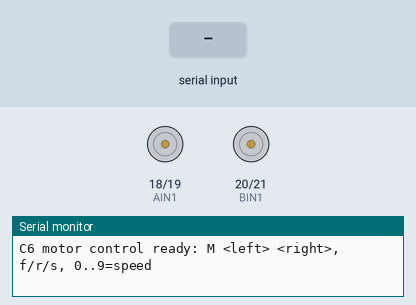
Recording of a sketch running on a simulated ESP32. On the bench: motor-driver pin pairs drawn as motors (green arrow = first pin HIGH = forward, orange = second pin HIGH = backward, longer = more drive, scaled by the enable pin), the last lines printed to the serial monitor. The inputs (shaded band) are chosen by the test bench.

Above: at 1.2 s.
1.3 s: "R\n" received over Serial
At 1.9 s:
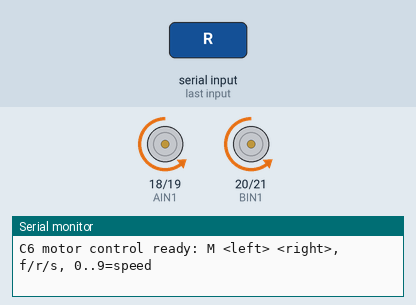
3.6 s: "f90\n" received over Serial
At 4.1 s:
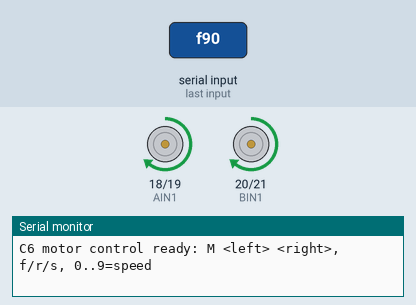
5.9 s: "90,45\n" received over Serial
7.4 s: "f,45\n" received over Serial
At 8.0 s:
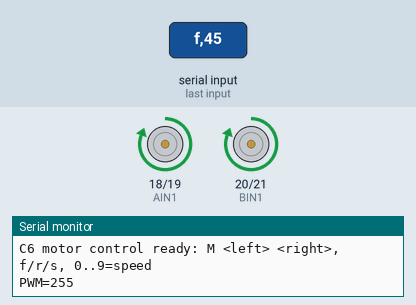
9.7 s: "r90\n" received over Serial
At 10.0 s:
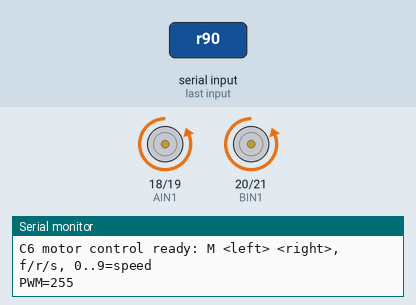
Timing chart, 0 to 12.7 s (numbered marks = the images above; inputs shaded):
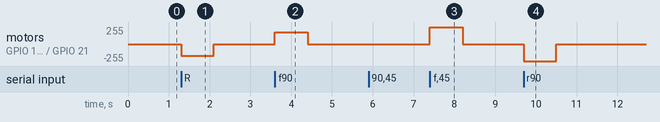

The sketch:

c6_motor_test.ino
```cpp
// Minimal ESP32-C6/TB6612 two-channel bench test.
// The driver VM supply remains external; this sketch only drives logic pins.
constexpr int PWMA = 23;
constexpr int AIN1 = 18;
constexpr int AIN2 = 19;
constexpr int PWMB = 22;
constexpr int BIN1 = 20;
constexpr int BIN2 = 21;
constexpr uint32_t PWM_FREQUENCY_HZ = 20000;
constexpr uint8_t PWM_RESOLUTION_BITS = 10;
constexpr uint8_t PWM_CHANNEL_A = 0;
constexpr uint8_t PWM_CHANNEL_B = 1;
int pwmDuty = 180; // ~70%; adjustable with keys 0..9
unsigned long lastMotionCommand = 0;
constexpr unsigned long COMMAND_TIMEOUT_MS = 800;

int clampPercent(int value) {
  return value < -100 ? -100 : (value > 100 ? 100 : value);
}

void setupPwm() {
#if defined(ESP_ARDUINO_VERSION_MAJOR) && ESP_ARDUINO_VERSION_MAJOR >= 3
  ledcAttach(PWMA, PWM_FREQUENCY_HZ, PWM_RESOLUTION_BITS);
  ledcAttach(PWMB, PWM_FREQUENCY_HZ, PWM_RESOLUTION_BITS);
#else
  ledcSetup(PWM_CHANNEL_A, PWM_FREQUENCY_HZ, PWM_RESOLUTION_BITS);
  ledcSetup(PWM_CHANNEL_B, PWM_FREQUENCY_HZ, PWM_RESOLUTION_BITS);
  ledcAttachPin(PWMA, PWM_CHANNEL_A);
  ledcAttachPin(PWMB, PWM_CHANNEL_B);
#endif
}

void writePwm(int pwmPin, uint32_t duty) {
#if defined(ESP_ARDUINO_VERSION_MAJOR) && ESP_ARDUINO_VERSION_MAJOR >= 3
  ledcWrite(pwmPin, duty);
#else
  ledcWrite(pwmPin == PWMA ? PWM_CHANNEL_A : PWM_CHANNEL_B, duty);
#endif
}

void setChannel(int pwmPin, int in1, int in2, int percent) {
  percent = clampPercent(percent);
  if (percent == 0) {
    digitalWrite(in1, LOW);
    digitalWrite(in2, LOW);
    writePwm(pwmPin, 0);
    return;
  }
  if (percent > 0) {
    digitalWrite(in1, HIGH);
    digitalWrite(in2, LOW);
  } else {
    digitalWrite(in1, LOW);
    digitalWrite(in2, HIGH);
  }
  writePwm(pwmPin, map(abs(percent), 0, 100, 0, (1 << PWM_RESOLUTION_BITS) - 1));
}

void drivePercent(int left, int right) {
  setChannel(PWMA, AIN1, AIN2, left);
  setChannel(PWMB, BIN1, BIN2, right);
  lastMotionCommand = millis();
}

void stopMotor() {
  drivePercent(0, 0);
}

void forwardMotors() {
  drivePercent(pwmDuty * 100 / 255, pwmDuty * 100 / 255);
}

void reverseMotors() {
  drivePercent(-(pwmDuty * 100 / 255), -(pwmDuty * 100 / 255));
}

void processCommand(String line) {
  line.trim();
  if (line.length() == 0) return;

  int left = 0;
  int right = 0;
  if ((line[0] == 'M' || line[0] == 'm') && sscanf(line.c_str() + 1, "%d %d", &left, &right) == 2) {
    drivePercent(left, right);
    return;
  }

  const char command = line[0];
  if (command == 'f' || command == 'F') forwardMotors();
  else if (command == 'r' || command == 'R') reverseMotors();
  else if (command == 's' || command == 'S') stopMotor();
  else if (command >= '0' && command <= '9') {
    pwmDuty = map(command - '0', 0, 9, 0, 255);
    Serial.print("PWM=");
    Serial.println(pwmDuty);
  }
}

void setup() {
  Serial.begin(115200);
  pinMode(PWMA, OUTPUT);
  pinMode(AIN1, OUTPUT);
  pinMode(AIN2, OUTPUT);
  pinMode(PWMB, OUTPUT);
  pinMode(BIN1, OUTPUT);
  pinMode(BIN2, OUTPUT);
  setupPwm();
  stopMotor();
  Serial.println("C6 motor control ready: M <left> <right>, f/r/s, 0..9=speed");
}

void loop() {
  if (Serial.available()) {
    String line = Serial.readStringUntil('\n');
    processCommand(line);
  }
  if (millis() - lastMotionCommand > COMMAND_TIMEOUT_MS) stopMotor();
}
```

Measured:
- after the input at 1.3 s, motor on GPIO 18 (AIN1) / GPIO 19 (AIN2), motor on GPIO 20 (BIN1) / GPIO 21 (BIN2): stopped → backward 178/255 at once, → stopped 0.80 s later
- after the input at 3.6 s, motor on GPIO 18 (AIN1) / GPIO 19 (AIN2), motor on GPIO 20 (BIN1) / GPIO 21 (BIN2): stopped → forward 178/255 at once, → stopped 0.80 s later
- after the input at 7.4 s, motor on GPIO 18 (AIN1) / GPIO 19 (AIN2), motor on GPIO 20 (BIN1) / GPIO 21 (BIN2): stopped → forward 255/255 at once, → stopped 0.80 s later
- after the input at 9.7 s, motor on GPIO 18 (AIN1) / GPIO 19 (AIN2), motor on GPIO 20 (BIN1) / GPIO 21 (BIN2): stopped → backward 255/255 at once, → stopped 0.80 s later
